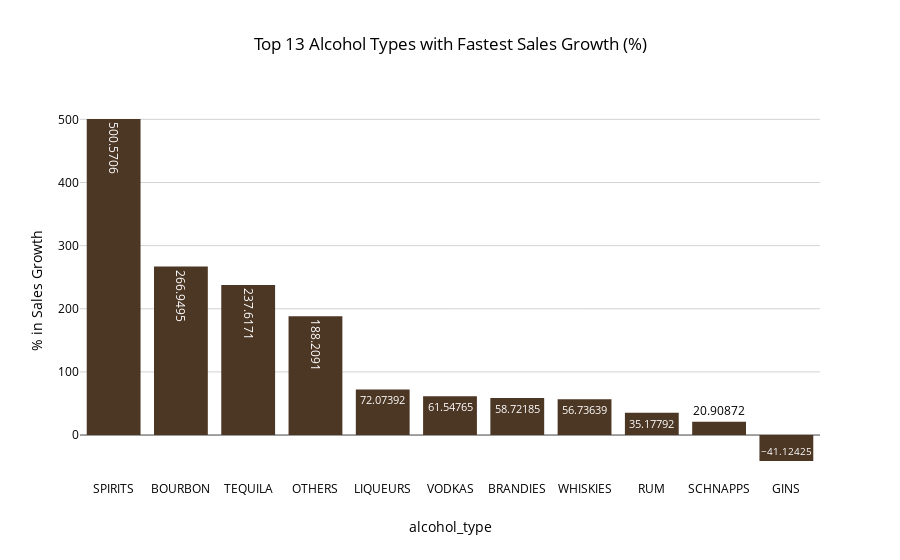

Notebook code for this chart:
### Code cell
# Compute total sales by alcohol_type and year
alcohol_type_sales_growth = data_dt.groupby(["year", "alcohol_type"])["sale_(dollars)"].sum().unstack()

# Calculate percentage growth from the first to the latest recorded year
alcohol_type_growth_rate = ((alcohol_type_sales_growth.iloc[-1] - alcohol_type_sales_growth.iloc[0]) / alcohol_type_sales_growth.iloc[0]) * 100

# Select the top 13 fastest-growing alcohol types
alcohol_type_growth_rate = alcohol_type_growth_rate.dropna().nlargest(13).reset_index()

# Rename columns for clarity
alcohol_type_growth_rate.columns = ["alcohol_type", "% in Sales Growth"]

# Bar chart showing alcohol types with the highest all-time sales growth %
px.bar(alcohol_type_growth_rate, x="alcohol_type", y="% in Sales Growth", template="iowa", 
       title="Top 13 Alcohol Types with Fastest Sales Growth (%)", text_auto=True)

### Figure 1 — Plotly figure (JSON) as saved in the notebook; plotly's stock layout.template omitted (floating-point values rounded to 4 significant figures)
{"data": [{"alignmentgroup": "True", "hovertemplate": "alcohol_type=%{x}<br>% in Sales Growth=%{y}<extra></extra>", "legendgroup": "", "marker": {"color": "#4c3624", "pattern": {"shape": ""}}, "name": "", "offsetgroup": "", "orientation": "v", "showlegend": false, "textposition": "auto", "texttemplate": "%{y}", "type": "bar", "x": ["SPIRITS", "BOURBON", "TEQUILA", "OTHERS", "LIQUEURS", "VODKAS", "BRANDIES", "WHISKIES", "RUM", "SCHNAPPS", "GINS"], "xaxis": "x", "y": [500.6, 266.9, 237.6, 188.2, 72.07, 61.55, 58.72, 56.74, 35.18, 20.91, -41.12], "yaxis": "y"}], "layout": {"barmode": "relative", "legend": {"tracegroupgap": 0}, "title": {"text": "Top 13 Alcohol Types with Fastest Sales Growth (%)"}, "xaxis": {"anchor": "y", "domain": [0, 1], "title": {"text": "alcohol_type"}}, "yaxis": {"anchor": "x", "domain": [0, 1], "title": {"text": "% in Sales Growth"}}}}
